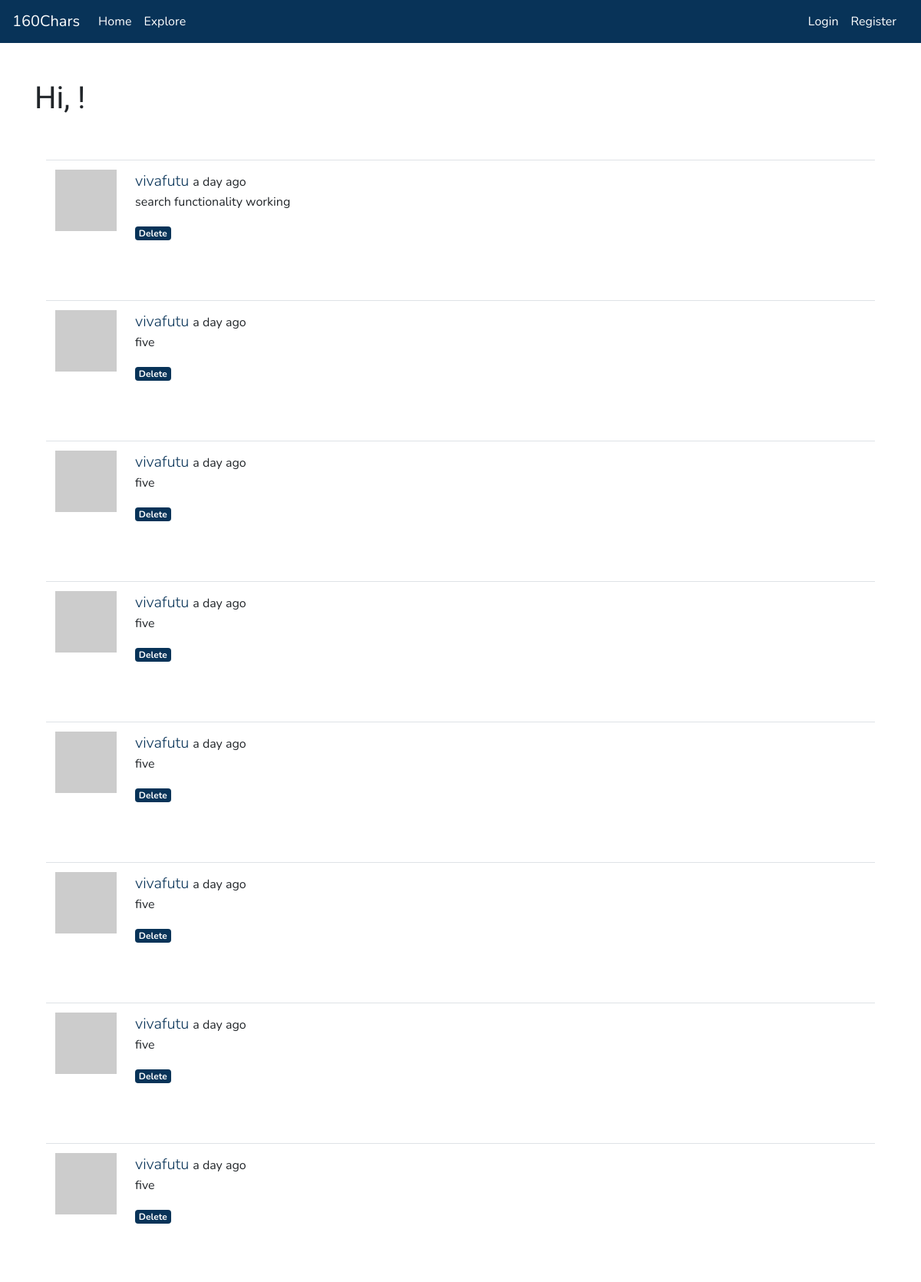
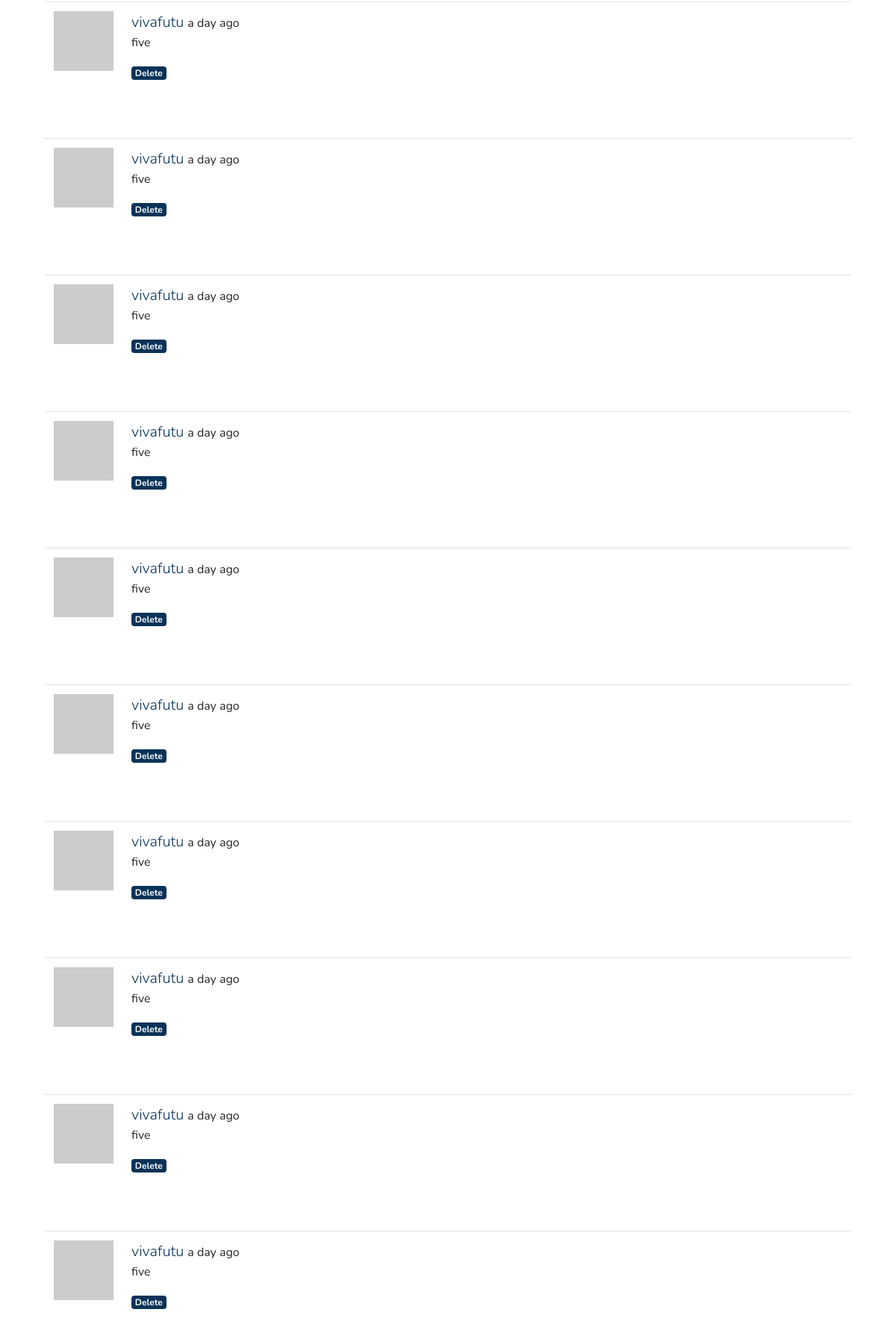
/explore (upper part), run on the app's committed database (2 pictures, top to bottom).
### app/models.py (models this page shows, shortened)
class SearchableMixin(object):
    @classmethod
    def search(cls, expression, page, per_page):
        ids, total = query_index(cls.__tablename__, expression, page, per_page)
        if total == 0:
            return cls.query.filter_by(id=0), 0
        when = []
        for i in range(len(ids)):
            when.append((ids[i], i))
        return cls.query.filter(cls.id.in_(ids)).order_by(
            db.case(when, value=cls.id)), total

class Post(SearchableMixin, db.Model):
    id = db.Column(db.Integer, primary_key=True)
    body = db.Column(db.String(160))
    timestamp = db.Column(db.DateTime, index=True, default=datetime.utcnow)
    user_id = db.Column(db.Integer, db.ForeignKey('user.id'))
    __searchable__ = ['body']

class User(UserMixin, db.Model):
    id = db.Column(db.Integer, primary_key=True)
    username = db.Column(db.String(64), index=True, unique=True)
    email = db.Column(db.String(120), index=True, unique=True)
    password_hash = db.Column(db.String(128))
    posts = db.relationship('Post', backref='author', lazy='dynamic')
    about_me = db.Column(db.String(160))
    last_seen = db.Column(db.DateTime, default=datetime.utcnow)
    followed = db.relationship(
        'User', secondary=followers,
        primaryjoin=(followers.c.follower_id == id),
        secondaryjoin=(followers.c.followed_id == id),
        backref=db.backref('followers', lazy='dynamic'), lazy='dynamic')
    def avatar(self, size):
        digest = md5(self.email.lower().encode('utf-8')).hexdigest()
        return 'https://www.gravatar.com/avatar/{}?d=identicon&s={}'.format(
            digest, size)

### app/main/routes.py (the view)
@bp.route('/explore')
def explore():
    page = request.args.get('page', 1, type=int)
    posts = Post.query.order_by(Post.timestamp.desc()).paginate(
        page, current_app.config['POSTS_PER_PAGE'], False)
    next_url = url_for('main.explore', page=posts.next_num) \
        if posts.has_next else None
    prev_url = url_for('main.explore', page=posts.prev_num) \
        if posts.has_prev else None
    return render_template('index.html', posts=posts.items, title='Explore',
                            next_url=next_url, prev_url=prev_url)

### app/main/routes.py (called while the page is built)
@bp.before_app_request
def before_request():
    if current_user.is_authenticated:
        current_user.last_seen = datetime.utcnow()
        db.session.commit()
        g.search_form = SearchForm()

### app/templates/index.html (shortened to what this page needs)
{% extends "base.html" %}
{% from 'bootstrap/form.html' import render_form %}
{% block content %}
    <div class="container">
        <h1>Hi, {{ current_user.username }}!</h1>
    {% for post in posts %}
        <div class="container pt-5">
            {% include '_post.html' %}
        </div>
    {% endfor %}
    </div>
{% endblock %}

### app/templates/_post.html
<table class="table table-hover">
    <tr>
        <td width="70px">
            <a href="{{ url_for('main.user', username=post.author.username) }}">
                <img src="{{ post.author.avatar(70) }}" />
            </a>
        </td>
        <td>
            <a class="lead" href="{{ url_for('main.user', username=post.author.username) }}">
                {{ post.author.username }}
            </a>
            {{ moment(post.timestamp).fromNow() }}
            <p>{{ post.body }}</p>
            <a href="#"><span class="badge badge-primary">Delete</span></a>
        </td>
    </tr>
</table>

### data on the page
Post: author.username "vivafutu", timestamp "a day ago", body "search functionality working"
Post: author.username "vivafutu", timestamp "a day ago", body "five"
Post: author.username "vivafutu", timestamp "a day ago", body "five"
Post: author.username "vivafutu", timestamp "a day ago", body "five"
Post: author.username "vivafutu", timestamp "a day ago", body "five"
Post: author.username "vivafutu", timestamp "a day ago", body "five"
Post: author.username "vivafutu", timestamp "a day ago", body "five"
Post: author.username "vivafutu", timestamp "a day ago", body "five"
Post: author.username "vivafutu", timestamp "a day ago", body "five"
Post: author.username "vivafutu", timestamp "a day ago", body "five"
Post: author.username "vivafutu", timestamp "a day ago", body "five"
Post: author.username "vivafutu", timestamp "a day ago", body "five"
Post: author.username "vivafutu", timestamp "a day ago", body "five"
Post: author.username "vivafutu", timestamp "a day ago", body "five"
Post: author.username "vivafutu", timestamp "a day ago", body "five"
Post: author.username "vivafutu", timestamp "a day ago", body "five"
Post: author.username "vivafutu", timestamp "a day ago", body "five"
Post: author.username "vivafutu", timestamp "a day ago", body "five"
